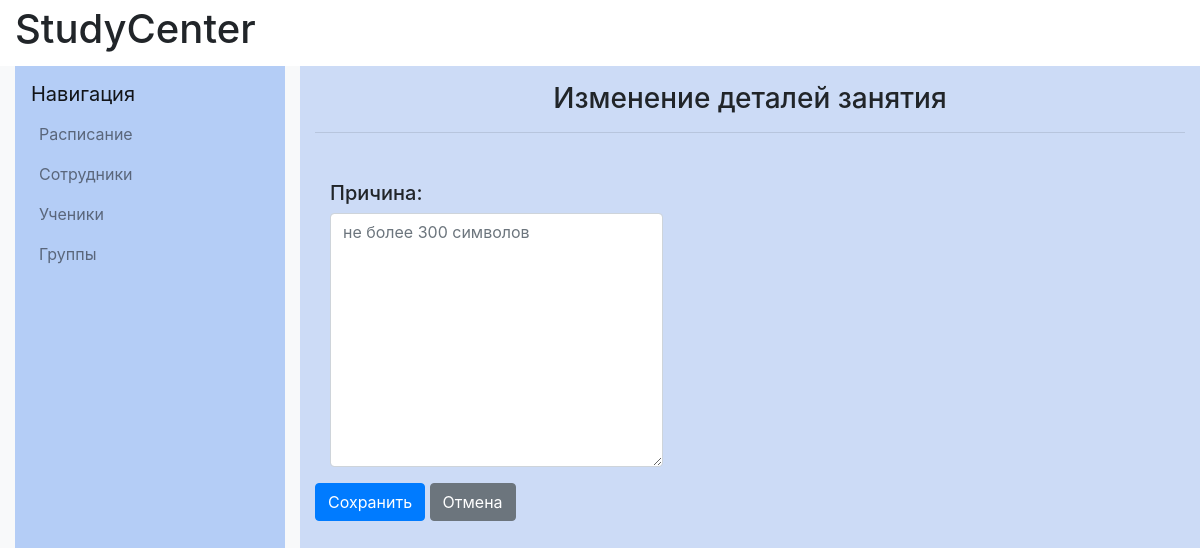
The page /schedule/11/add/cancel/ on the database as committed earlier.
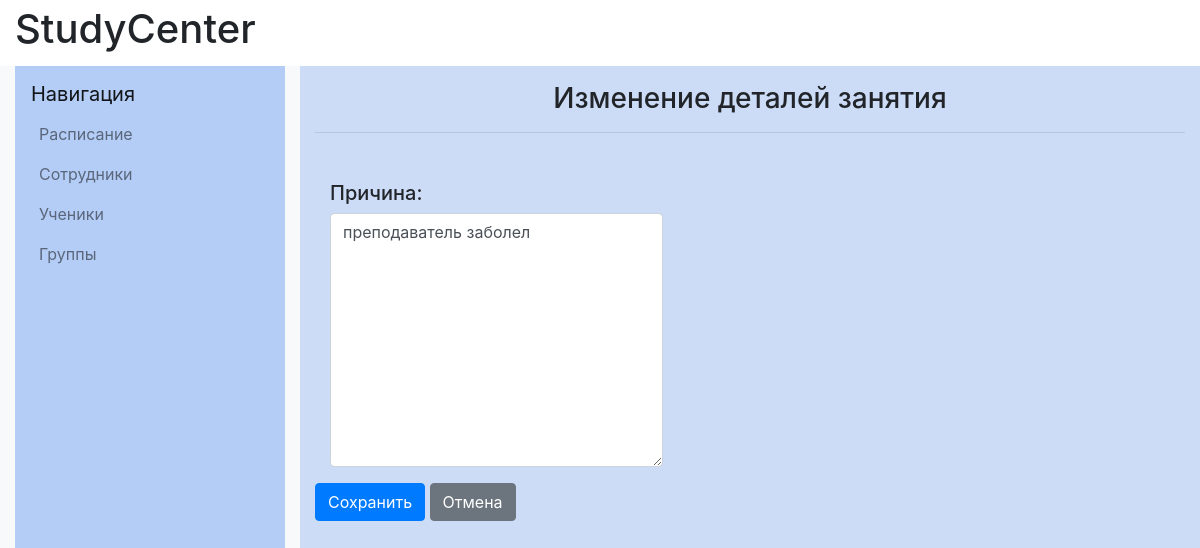
The same page on the database as committed later.
### catalog/models.py (models this page shows)
class LessonCancel(models.Model):
    lesson = models.ForeignKey(Lesson, on_delete=models.CASCADE)
    reason = models.TextField(null=True)
    objects = models.Manager()

### catalog/views.py (the view)
# urls.py: path('schedule/<int:lesson_id>/add/cancel/', views.lesson_cancel, name='lesson_cancel'),
def lesson_cancel(request, lesson_id):
    lesson = get_object_or_404(Lesson, pk=lesson_id)
    try:
        lesson_cancel = LessonCancel.objects.get(lesson=lesson)
    except LessonCancel.DoesNotExist:
        lesson_cancel = LessonCancel(lesson=lesson)
    if request.method == 'POST':
        form = LessonСancelForm(request.POST, instance=lesson_cancel)
        if form.is_valid():
            form.save()
            return redirect('lesson_details', lesson_id=lesson_id)
    else:
        form = LessonСancelForm(instance=lesson_cancel)
    return render(request, 'schedule/lesson_cancel_form.html', {'form': form, 'lesson': lesson})

### catalog/forms.py
class LessonСancelForm(forms.ModelForm):
    class Meta:
        model = LessonCancel
        fields=['reason']
        labels ={
            'reason': "Причина",
        }
        widgets ={
            'reason': forms.Textarea(attrs={'placeholder': 'не более 300 символов'}),
        }

### catalog/templates/schedule/lesson_cancel_form.html (shortened to what this page needs)
{% extends "base_generic.html" %}
{% load widget_tweaks %}
{% block content %}
    <div class="col-md-8 col-lg-9 content-container" style="background-color: #ccdbf6">
        <h1 class="h3 text-center mt-3">Изменение деталей занятия</h1>
        <hr class="mb-5">
        <section>
            <form method="post" class="form-horizontal">
                <div class="form-group col-md-5">
                    <h5>{{ form.reason.label_tag }}</h5>
                    {{form.reason|add_class:"form-control"}}
                </div>
                <button type="submit" class="btn btn-primary">Сохранить</button>
                <a class="btn btn-secondary" href="{% url 'lesson_details' lesson_id=lesson.id %}">Отмена</a>
            </form>
        </section>
    </div>
{% endblock content %}

Rows that differ between the two databases and show on the page:
added LessonCancel: reason "преподаватель заболел"
